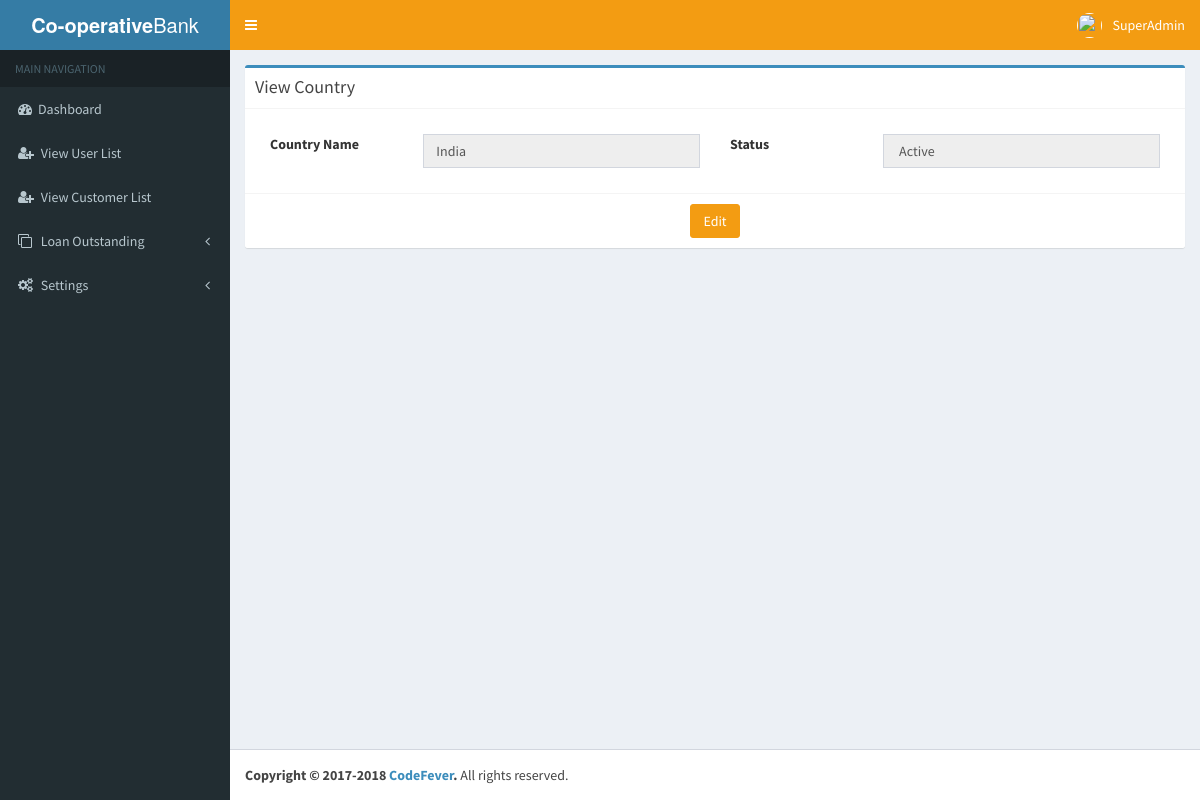
/Views/SuperAdmin/superadmin_view_country.php?id=8 (signed in), run on the app's committed database.
### tables this page shows
CREATE TABLE `userinfo` (
  `UserId` bigint(20) NOT NULL AUTO_INCREMENT,
  `EmployeeName` varchar(50) NOT NULL DEFAULT '',
  `Designation` varchar(50) NOT NULL DEFAULT '',
  `Username` varchar(700) NOT NULL DEFAULT '',
  `Apassword` longtext NOT NULL,
  `RoleId` bigint(20) DEFAULT NULL,
  `CityId` bigint(20) DEFAULT NULL,
  `StateId` bigint(20) DEFAULT NULL,
  `CountryId` bigint(20) DEFAULT NULL,
  `BranchId` bigint(20) DEFAULT NULL,
  `UnderofId` bigint(20) DEFAULT NULL,
  `EmpCode` varchar(50) DEFAULT NULL,
  `Userimage` longblob,
  `EmpId` bigint(20) DEFAULT NULL,
  `CreatedBy` bigint(20) DEFAULT NULL,
  `CreatedDate` datetime DEFAULT NULL,
  `ModifiedDate` datetime DEFAULT NULL,
  `ModifiedBy` bigint(20) DEFAULT NULL,
  `Active` tinyint(4) NOT NULL DEFAULT '1',
  `token` varchar(255) NOT NULL,
  PRIMARY KEY (`UserId`),
  UNIQUE KEY `UQ__UserInfo__536C85E41AAA0C50` (`Username`),
  UNIQUE KEY `EmpCode` (`EmpCode`),
  KEY `RoleId` (`RoleId`),
  KEY `BranchId` (`BranchId`)
);

CREATE TABLE `country` (
  `CountryId` bigint(20) unsigned NOT NULL AUTO_INCREMENT,
  `CountryName` varchar(50) NOT NULL,
  `CreatedBy` bigint(20) unsigned DEFAULT NULL,
  `CreatedDate` datetime DEFAULT NULL,
  `ModifiedBy` bigint(20) unsigned DEFAULT NULL,
  `ModifiedDate` datetime DEFAULT NULL,
  `Active` tinyint(4) NOT NULL,
  PRIMARY KEY (`CountryId`)
);

### Views/superadmin-session.php (called while the page is built, shortened)
<?php
    $user_check=$_SESSION['login_user'];
    $ses_sql = mysql_query("select UserId, Username, Userimage from userinfo where Username='$user_check'") or die(mysql_error());
    $row = mysql_fetch_assoc($ses_sql);
    $login_session = $row['Username'];
?>

### Views/SuperAdmin/superadmin_view_country.php (the view, shortened to what this page needs)
<?php
include '../superadmin-session.php';
$cid = $_GET['id'];
?>
<!DOCTYPE html>
<html>
    <head>
        <?php include 'include/nav.php'; ?>
    </head>
    <body class="hold-transition skin-blue sidebar-mini">
        <div class="wrapper">
            <?php include 'include/sidenav.php'; ?>
            <div class="content-wrapper">
                <section class="content">
                    <div class="box box-primary">
                        <div class="box-header with-border">
                            <h3 class="box-title">View Country</h3>
                        </div>
                        <form role="form" method="post" action="superadmin_edit_country.php?id=<?php echo $cid ?>">
                            <?php
                            if (isset($_GET['id'])) {
                                $id = $_GET['id'];
                                $sql = mysql_query("SELECT * FROM country WHERE CountryId ='" . $id . "' ") or die(mysql_error());
                                while ($row = mysql_fetch_array($sql)) {
                                    if ($row['Active'] == 1)
                                        $a = "Active";
                                    else
                                        $a = "Deactive";
                                    ?>
                                    <div class="box-body">
                                        <div class="col-md-2">
                                            <div class="form-group">
                                                <label>Country Name</label>
                                            </div>
                                        </div>
                                        <div class="col-md-4">
                                            <div class="form-group">
                                                <input type="text" name="" value="<?php echo $row[1]; ?>" readonly="readonly" class="form-control">
                                            </div>
                                        </div>
                                        <div class="col-md-2">
                                            <div class="form-group">
                                                <label>Status</label>
                                            </div>
                                        </div>
                                        <div class="col-md-4">
                                            <div class="form-group">
                                                <input type="text" name="" value=" <?php echo $a; ?>" readonly="readonly"  class="form-control" >
                                            </div>
                                        </div>
                                    </div>
                                    <div class="box-footer text-center">
                                        <input type="submit" name="submit1" class="btn btn-primary" value="Edit">
                                    </div>
    <?php }
}
?>
                        </form>
                    </div>
                </section>
            </div>
<?php include 'include/script.php'; ?>
        </div>
    </body>
</html>

### Views/SuperAdmin/include/sidenav.php (shortened to what this page needs)
<header class="main-header">
    <a href="#" class="logo">
        <span class="logo-lg"><b>Co-operative</b>Bank</span>
    </a>
    <nav class="navbar navbar-static-top">
        <a href="#" class="sidebar-toggle" data-toggle="offcanvas" role="button">
        </a>
        <div class="navbar-custom-menu">
            <ul class="nav navbar-nav">
                <li class="dropdown user user-menu">
                    <a href="" class="dropdown-toggle" data-toggle="dropdown">
                        <img src="../upload/<?php echo $_SESSION['uimage']; ?>" class="user-image" >
                        <span class="hidden-xs"><?php echo $login_session; ?></span>
                    </a>
                </li>
            </ul>
        </div>
    </nav>
</header>
<aside class="main-sidebar">
    <section class="sidebar">
        <ul class="sidebar-menu">
            <li class="header">MAIN NAVIGATION</li>
            <li class="treeview">
                <a href="superadmin_dashboard.php">
                    <i class="fa fa-dashboard"></i><span>Dashboard</span>
                </a>
            </li>
            <li class="treeview">
                <a href="superadmin_user_list.php">
                    <i class="fa fa-user-plus"></i>
                    <span>View User List</span>
                </a>
            </li>
            <li class="treeview">
                <a href="superadmin_customer_list.php">
                    <i class="fa fa-user-plus"></i>
                    <span>View Customer List</span>
                </a>
            </li>
            <li class="treeview">
                <a href="#">
                    <i class="fa fa-clone"></i>
                    <span>Loan Outstanding</span>
                    <span class="pull-right-container">
                        <i class="fa fa-angle-left pull-right"></i>
                    </span>
                </a>
            </li>
            <li class="treeview">
                <a href="#">
                    <i class="fa fa-gears"></i>
                    <span>Settings</span>
                    <span class="pull-right-container">
                        <i class="fa fa-angle-left pull-right"></i>
                    </span>
                </a>
            </li>
        </ul>
    </section>
</aside>

### data on the page
userinfo: Username "SuperAdmin"
country: CountryName "India", Active "Active"
